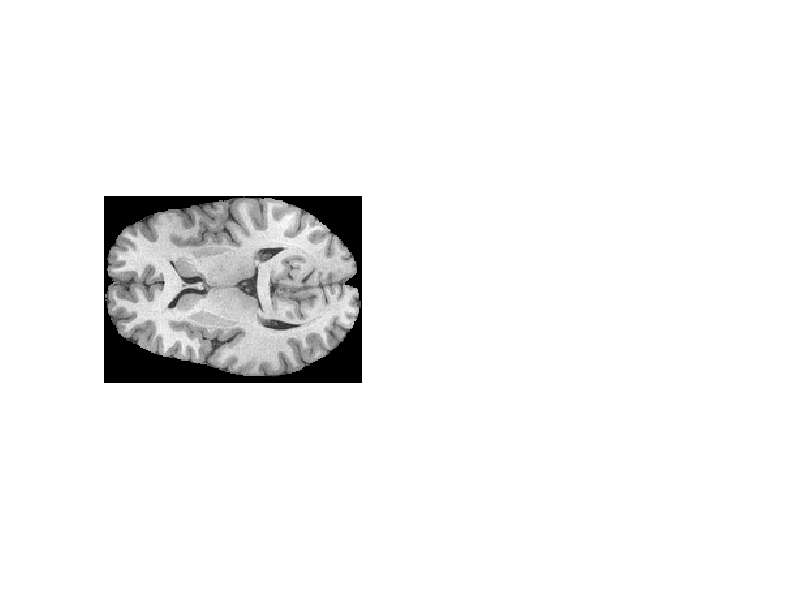

Reproduce this figure in MATLAB. (Note: this script raises an error after producing the figure.)
close all;
clear;clc

load('IRM_cerveau.mat')
test = squeeze(M0(:,:,80));
figure(1);
subplot(1,2,1)
imshow(test, []);
%coupe_cerveau(M0, 1)

[Segmentation,Seuils] = k_moyennes(test,3);

subplot(1,2,2)
imshow(Segmentation, []);

figure(2);
imagesc(Segmentation);

volumeSeg = k_moyennes_Volume(M0,1,3);
volumeSeg = smooth3(volumeSeg);
MarchingCubes(volumeSeg,1.5);
